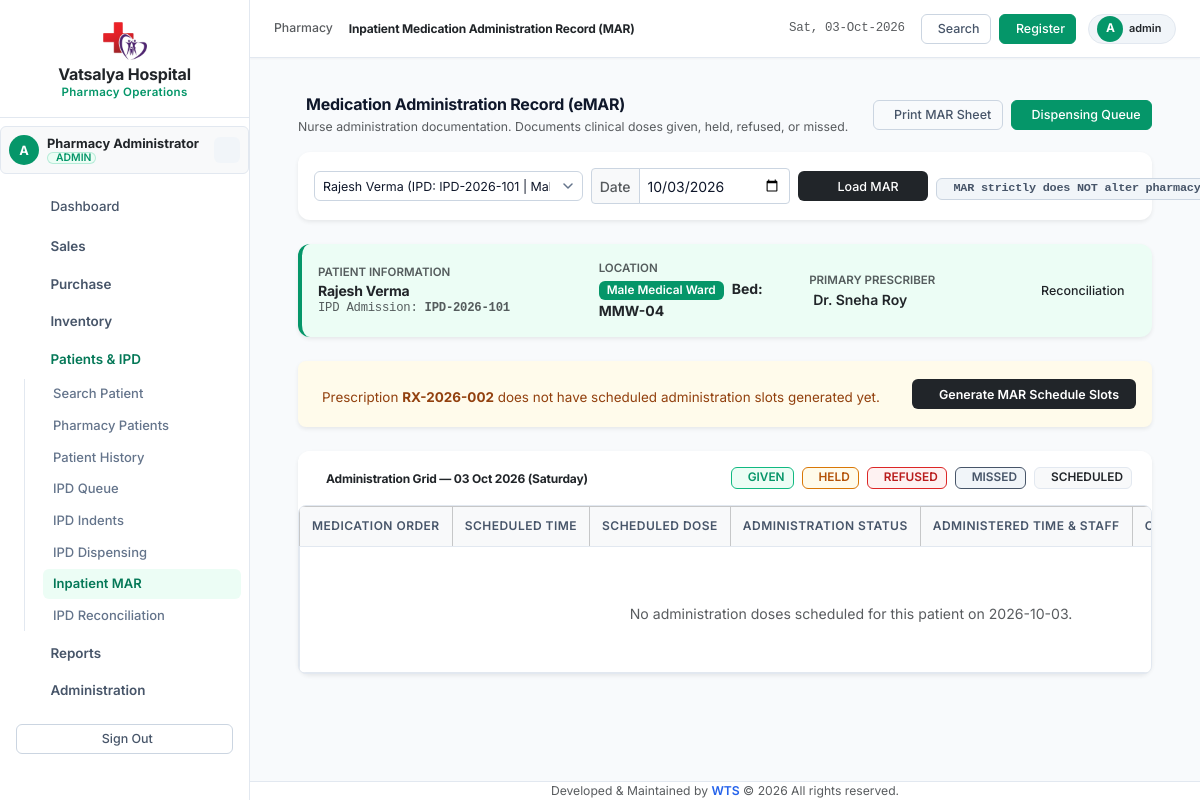
Page /modules/ipd/mar.php (signed in) on the committed database.
### tables this page shows
CREATE TABLE `pharmacy_prescriptions` (
  `prescription_id` int(11) NOT NULL AUTO_INCREMENT,
  `prescription_number` varchar(50) NOT NULL,
  `prescription_date` date NOT NULL,
  `start_date` date DEFAULT NULL,
  `end_date` date DEFAULT NULL,
  `patient_type` enum('OPD','IPD','EXTERNAL') NOT NULL DEFAULT 'OPD',
  `patient_id` int(11) DEFAULT NULL,
  `patient_name` varchar(150) NOT NULL,
  `patient_mobile` varchar(25) DEFAULT NULL,
  `doctor_name` varchar(150) NOT NULL,
  `doctor_registration_no` varchar(100) DEFAULT NULL,
  `department` varchar(100) DEFAULT NULL,
  `ipd_admission_no` varchar(50) DEFAULT NULL,
  `ward` varchar(100) DEFAULT NULL,
  `bed_number` varchar(50) DEFAULT NULL,
  `status` enum('DRAFT','ACTIVE','PENDING','VERIFIED','PARTIALLY_DISPENSED','DISPENSED','COMPLETED','DISCONTINUED','CANCELLED','EXPIRED') NOT NULL DEFAULT 'PENDING',
  `verified_by` int(11) DEFAULT NULL,
  `verified_at` datetime DEFAULT NULL,
  `notes` text DEFAULT NULL,
  `discontinued_by` int(11) DEFAULT NULL,
  `discontinued_at` datetime DEFAULT NULL,
  `discontinue_reason` varchar(255) DEFAULT NULL,
  `cancelled_by` int(11) DEFAULT NULL,
  `cancelled_at` datetime DEFAULT NULL,
  `cancellation_reason` varchar(255) DEFAULT NULL,
  `idempotency_key` varchar(100) DEFAULT NULL,
  `created_by` int(11) DEFAULT NULL,
  `created_at` datetime NOT NULL DEFAULT current_timestamp(),
  `updated_at` datetime NOT NULL DEFAULT current_timestamp() ON UPDATE current_timestamp(),
  PRIMARY KEY (`prescription_id`),
  UNIQUE KEY `prescription_number` (`prescription_number`),
  UNIQUE KEY `idempotency_key` (`idempotency_key`),
  KEY `idx_rx_date` (`prescription_date`),
  KEY `idx_rx_patient_id` (`patient_id`),
  KEY `idx_rx_status` (`status`)
);

### includes/functions.php (called while the page is built, shortened)
<?php
if (!function_exists('sanitize')) {
    function sanitize(?string $val): string
    {
        return htmlspecialchars(trim($val ?? ''), ENT_QUOTES, 'UTF-8');
    }
}

### modules/ipd/mar.php (the view, shortened to what this page needs)
<?php
require_once __DIR__ . '/../../config/session.php';
require_once __DIR__ . '/../../includes/functions.php';
$marService = new MarService($pdo);
$ipdAdmissionNo = trim($_GET['ipd_admission_no'] ?? '');
$selectedDate = trim($_GET['date'] ?? date('Y-m-d'));
$admissionsStmt = $pdo->query("
    SELECT DISTINCT ipd_admission_no, patient_name, ward, bed_number
    FROM pharmacy_prescriptions
    WHERE ipd_admission_no IS NOT NULL AND ipd_admission_no != ''
      AND status NOT IN ('CANCELLED', 'EXPIRED')
    ORDER BY prescription_id DESC LIMIT 30
");
$admissionsList = $admissionsStmt->fetchAll(PDO::FETCH_ASSOC);
if (empty($ipdAdmissionNo) && !empty($admissionsList)) {
    $ipdAdmissionNo = $admissionsList[0]['ipd_admission_no'];
}
$patientInfo = null;
$marSchedules = [];
$activePrescriptions = [];
if (!empty($ipdAdmissionNo)) {
    $pStmt = $pdo->prepare("
        SELECT patient_name, patient_id, ipd_admission_no, ward, bed_number, doctor_name
        FROM pharmacy_prescriptions
        WHERE ipd_admission_no = ?
        ORDER BY prescription_id DESC LIMIT 1
    ");
    $pStmt->execute([$ipdAdmissionNo]);
    $patientInfo = $pStmt->fetch(PDO::FETCH_ASSOC);
    $rxStmt = $pdo->prepare("
        SELECT rx.*,
               (SELECT COUNT(*) FROM pharmacy_mar_records WHERE prescription_id = rx.prescription_id) as mar_count
        FROM pharmacy_prescriptions rx
        WHERE rx.ipd_admission_no = ? AND rx.status NOT IN ('CANCELLED', 'EXPIRED')
        ORDER BY rx.prescription_id DESC
    ");
    $rxStmt->execute([$ipdAdmissionNo]);
    $activePrescriptions = $rxStmt->fetchAll(PDO::FETCH_ASSOC);
    $marSchedules = $marService->getPatientMar($ipdAdmissionNo, $selectedDate);
}
include __DIR__ . '/../../includes/header.php';
include __DIR__ . '/../../includes/sidebar.php';
include __DIR__ . '/../../includes/navbar.php';
?>
<div class="container-fluid px-4 py-3">
    <div class="d-flex justify-content-between align-items-center mb-3">
        <div>
            <h4 class="fw-bold mb-1"><i class="ti ti-clipboard-check text-emerald me-2"></i>Medication Administration Record (eMAR)</h4>
            <p class="text-muted small mb-0">Nurse administration documentation. Documents clinical doses given, held, refused, or missed.</p>
        </div>
        <div class="d-flex gap-2">
            <button type="button" class="btn btn-outline-secondary btn-sm" onclick="window.print()">
                <i class="ti ti-printer me-1"></i>Print MAR Sheet
            </button>
            <a href="<?= BASE_URL ?>modules/ipd/queue.php" class="btn btn-emerald btn-sm text-white">
                <i class="ti ti-inbox me-1"></i>Dispensing Queue
            </a>
        </div>
    </div>
    <div class="card card-custom border-0 shadow-sm mb-4">
        <div class="card-body p-3">
            <form method="GET" class="row g-2 align-items-center">
                <div class="col-md-4">
                </div>
                <div class="col-md-3">
                    <div class="input-group input-group-sm">
                        <span class="input-group-text bg-light text-muted">Date</span>
                        <input type="date" name="date" class="form-control" value="<?= sanitize($selectedDate) ?>" onchange="this.form.submit()">
                    </div>
                </div>
                <div class="col-md-2">
                    <button type="submit" class="btn btn-sm btn-dark w-100"><i class="ti ti-search me-1"></i>Load MAR</button>
                </div>
                <div class="col-md-3 text-end">
                    <span class="badge bg-secondary-subtle text-secondary py-1.5 px-2 font-monospace">
                        <i class="ti ti-info-circle me-1"></i>MAR strictly does NOT alter pharmacy stock
                    </span>
                </div>
            </form>
        </div>
    </div>
    <?php if ($patientInfo): ?>
        <div class="card card-custom border-0 shadow-sm mb-4 bg-emerald-subtle border-start border-emerald border-4">
            <div class="card-body p-3">
                <div class="row align-items-center">
                    <div class="col-md-4">
                        <div class="text-muted small text-uppercase fw-semibold" style="font-size: 0.72rem;">Patient Information</div>
                        <h5 class="fw-bold text-dark mb-0"><?= sanitize($patientInfo['patient_name']) ?></h5>
                        <div class="small font-monospace text-muted">IPD Admission: <strong><?= sanitize($patientInfo['ipd_admission_no']) ?></strong></div>
                    </div>
                    <div class="col-md-3">
                        <div class="text-muted small text-uppercase fw-semibold" style="font-size: 0.72rem;">Location</div>
                        <span class="badge bg-emerald text-white px-2 py-1"><?= sanitize($patientInfo['ward'] ?? 'Ward') ?></span>
                        <span class="ms-1 fw-bold text-dark">Bed: <?= sanitize($patientInfo['bed_number'] ?? '-') ?></span>
                    </div>
                    <div class="col-md-3">
                        <div class="text-muted small text-uppercase fw-semibold" style="font-size: 0.72rem;">Primary Prescriber</div>
                        <div class="fw-semibold text-dark"><i class="ti ti-stethoscope me-1 text-emerald"></i><?= sanitize($patientInfo['doctor_name']) ?></div>
                    </div>
                    <div class="col-md-2 text-md-end">
                        <a href="reconciliation.php?ipd_admission_no=<?= urlencode($ipdAdmissionNo) ?>" class="btn btn-sm btn-outline-dark">
                            <i class="ti ti-scale me-1"></i>Reconciliation
                        </a>
                    </div>
                </div>
            </div>
        </div>
        <?php foreach ($activePrescriptions as $rx): ?>
            <?php if ((int)$rx['mar_count'] === 0): ?>
                <div class="alert alert-warning border-0 shadow-sm d-flex justify-content-between align-items-center p-3 mb-4">
                    <div>
                        Prescription <strong><?= sanitize($rx['prescription_number']) ?></strong> does not have scheduled administration slots generated yet.
                    </div>
                    <form method="POST" class="d-inline">
                        <button type="submit" class="btn btn-sm btn-dark px-3 fw-semibold">
                            <i class="ti ti-calendar-plus me-1"></i>Generate MAR Schedule Slots
                        </button>
                    </form>
                </div>
            <?php endif; ?>
        <?php endforeach; ?>
        <div class="card card-custom border-0 shadow-sm">
            <div class="card-header bg-white py-3 border-0 d-flex justify-content-between align-items-center">
                <h6 class="fw-bold mb-0 text-dark">
                    <i class="ti ti-calendar-time text-emerald me-2"></i>Administration Grid — <?= date('d M Y (l)', strtotime($selectedDate)) ?>
                </h6>
                <div class="d-flex gap-2">
                    <span class="badge bg-success-subtle text-success border border-success"><i class="ti ti-check me-1"></i>GIVEN</span>
                    <span class="badge bg-warning-subtle text-warning border border-warning"><i class="ti ti-player-pause me-1"></i>HELD</span>
                    <span class="badge bg-danger-subtle text-danger border border-danger"><i class="ti ti-ban me-1"></i>REFUSED</span>
                    <span class="badge bg-secondary-subtle text-secondary border border-secondary"><i class="ti ti-clock-pause me-1"></i>MISSED</span>
                    <span class="badge bg-light text-dark border"><i class="ti ti-clock me-1"></i>SCHEDULED</span>
                </div>
            </div>
            <div class="table-responsive">
                <table class="table table-bordered align-middle mb-0" style="font-size: 0.88rem;">
                    <thead class="table-light text-muted text-uppercase" style="font-size: 0.74rem;">
                        <tr>
                            <th style="width: 250px;">Medication Order</th>
                            <th>Scheduled Time</th>
                            <th>Scheduled Dose</th>
                            <th>Administration Status</th>
                            <th>Administered Time & Staff</th>
                            <th>Clinical Notes / Reason</th>
                        </tr>
                    </thead>
                    <tbody>
                        <?php if (empty($marSchedules)): ?>
                            <tr>
                                <td colspan="7" class="text-center py-5 text-muted">
                                    No administration doses scheduled for this patient on <?= sanitize($selectedDate) ?>.
                                </td>
                            </tr>
                        <?php endif; ?>
                    </tbody>
                </table>
            </div>
        </div>
    <?php endif; ?>
</div>
<?php include __DIR__ . '/../../includes/footer.php'; ?>

### rows in the picture
pharmacy_prescriptions: patient_name "Rajesh Verma", ipd_admission_no "IPD-2026-101", ward "Male Medical Ward", bed_number "MMW-04", doctor_name "Dr. Sneha Roy", prescription_number "RX-2026-002"

### other values in the picture
substr($user['username'] ?? 'P', 0, 1) "A"
$user['full_name'] "Pharmacy Administrator"
$user['role_name'] "ADMIN"
$page_title "Inpatient Medication Administration Record (MAR)"
$user['username'] "admin"
date('d M Y (l)', strtotime($selectedDate)) "03 Oct 2026 (Saturday)"
$selectedDate "2026-10-03"
